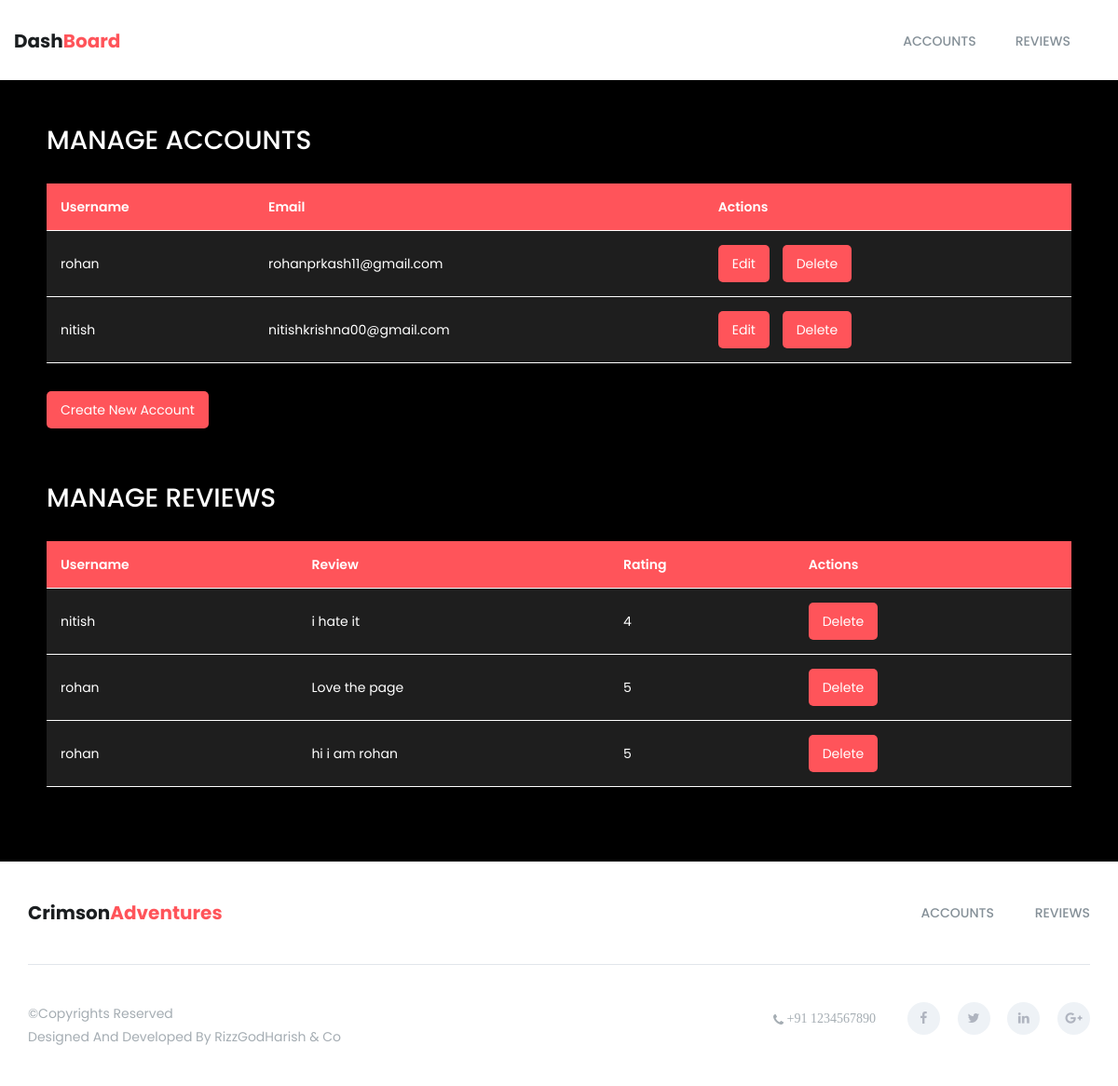
The app's page /admin_dashboard (signed in) with its own data.
### tables this page shows
CREATE TABLE user (
                            id INTEGER PRIMARY KEY AUTOINCREMENT,
                            username TEXT UNIQUE NOT NULL,
                            email TEXT UNIQUE NOT NULL,
                            password TEXT NOT NULL
                        );

CREATE TABLE reviews (
                            id INTEGER PRIMARY KEY AUTOINCREMENT,
                            user_id INTEGER,
                            username TEXT,
                            rating INTEGER NOT NULL,
                            review_text TEXT,
                            created_at DATETIME DEFAULT CURRENT_TIMESTAMP,
                            FOREIGN KEY (user_id) REFERENCES user (id)
                        );

### app.py (the view)
@app.route('/admin_dashboard')
def admin_dashboard():
    if 'loggedin' in session:
        conn = get_db_connection()
        accounts = conn.execute('SELECT id, username, email FROM user').fetchall()
        reviews = conn.execute('SELECT id, username, review_text, rating FROM reviews').fetchall()
        conn.close()
        return render_template('admin_dashboard.html', accounts=accounts, reviews=reviews)
    else:
        flash('You need to log in as an admin to view this page.', 'danger')
        return redirect(url_for('login'))

### app.py (called while the page is built)
def get_db_connection():
    conn = sqlite3.connect('tourism_website.db')
    conn.row_factory = sqlite3.Row
    return conn

### templates/admin_dashboard.html (shortened to what this page needs)
<!doctype html>
<html class="no-js" lang="en">
<head>
    <link rel="stylesheet" href="{{ url_for('static', filename='css/font-awesome.min.css') }}">
    <link rel="stylesheet" href="{{ url_for('static', filename='css/linearicons.css') }}">
    <link rel="stylesheet" href="{{ url_for('static', filename='css/animate.css') }}">
    <link rel="stylesheet" href="{{ url_for('static', filename='css/flaticon.css') }}">
    <link rel="stylesheet" href="{{ url_for('static', filename='css/slick.css') }}">
    <link rel="stylesheet" href="{{ url_for('static', filename='css/slick-theme.css') }}">
    <link rel="stylesheet" href="{{ url_for('static', filename='css/bootstrap.min.css') }}">
    <link rel="stylesheet" href="{{ url_for('static', filename='css/bootsnav.css') }}">
    <link rel="stylesheet" href="{{ url_for('static', filename='css/style.css') }}">
    <link rel="stylesheet" href="{{ url_for('static', filename='css/responsive.css') }}">
</head>
<body>
    <section class="top-area">
        <div class="header-area">
            <nav class="navbar navbar-default bootsnav  navbar-sticky navbar-scrollspy" data-minus-value-desktop="70"
                data-minus-value-mobile="55" data-speed="1000">
                <div class="container">
                    <div class="navbar-header">
                        <a class="navbar-brand" href="index.html">Dash<span>Board</span></a>
                    </div>
                    <div class="collapse navbar-collapse menu-ui-design" id="navbar-menu">
                        <ul class="nav navbar-nav navbar-right" data-in="fadeInDown" data-out="fadeOutUp">
                            <li class="scroll"><a href="#accounts">Accounts</a></li>
                            <li class="scroll"><a href="#reviews">Reviews</a></li>
                        </ul>
                    </div>
                </div>
            </nav>
        </div>
    </section>
    <div class="content-section">
        <h2 id="accounts">Manage Accounts</h2>
        <table>
            <thead>
                <tr>
                    <th>Username</th>
                    <th>Email</th>
                    <th>Actions</th>
                </tr>
            </thead>
            <tbody>
                {% for account in accounts %}
                <tr>
                    <td>{{ account.username }}</td>
                    <td>{{ account.email }}</td>
                    <td>
                        <button class="btn" onclick="openModal('editModal{{ account.id }}')">Edit</button>
                        <button class="btn" onclick="openModal('deleteModal{{ account.id }}')">Delete</button>
                    </td>
                </tr>
                {% endfor %}
            </tbody>
        </table>
        <button class="btn" onclick="openModal('createAccountModal')">Create New Account</button>
        <br><br><br><br>
        <h2 id="reviews">Manage Reviews</h2>
        <table>
            <thead>
                <tr>
                    <th>Username</th>
                    <th>Review</th>
                    <th>Rating</th>
                    <th>Actions</th>
                </tr>
            </thead>
            <tbody>
                {% for review in reviews %}
                <tr>
                    <td>{{ review.username }}</td>
                    <td>{{ review.review_text }}</td>
                    <td>{{ review.rating }}</td>
                    <td>
                        <button class="btn" onclick="openModal('deleteReviewModal{{ review.id }}')">Delete</button>
                    </td>
                </tr>
                {% endfor %}
            </tbody>
        </table>
    </div>
    <footer id="footer" class="footer">
        <div class="container">
            <div class="footer-menu">
                <div class="row">
                    <div class="col-sm-3">
                        <div class="navbar-header">
                            <a class="navbar-brand" href="index.html">Crimson<span>Adventures</span></a>
                        </div>
                    </div>
                    <div class="col-sm-9">
                        <ul class="footer-menu-item">
                            <li class="scroll"><a href="#accounts">Accounts</a></li>
                            <li class="scroll"><a href="#reviews">Reviews</a></li>
                        </ul>
                    </div>
                </div>
            </div>
            <div class="hm-footer-copyright">
                <div class="row">
                    <div class="col-sm-5">
                        <p> &copy;Copyrights Reserved </p>
                        <p>Designed and developed by <a href="">RizzGodHarish & Co</a></p>
                    </div>
                    <div class="col-sm-7">
                        <div class="footer-social">
                            <span><i class="fa fa-phone"> +91 1234567890</i></span>
                            <a href="#"><i class="fa fa-facebook"></i></a>
                            <a href="#"><i class="fa fa-twitter"></i></a>
                            <a href="#"><i class="fa fa-linkedin"></i></a>
                            <a href="#"><i class="fa fa-google-plus"></i></a>
                        </div>
                    </div>
                </div>
            </div>
        </div>
    </footer>
</body>
</html>

### static/css/bootsnav.css (style rules this page uses)
nav.bootsnav .container { position: relative; }
nav.navbar.bootsnav { margin-bottom: 0; -moz-border-radius: 0px; -webkit-border-radius: 0px; -o-border-radius: 0px; border-radius: 0px; background-color: #fff; border: none; border-bottom: solid 1px #e0e0e0; z-index: 9; }
nav.navbar.bootsnav ul.nav > li > a { color: #6f6f6f; background-color: transparent; outline: none; margin-bottom: -2px; }
body { -webkit-transition: all 0.3s ease-in-out; -moz-transition: all 0.3s ease-in-out; -o-transition: all 0.3s ease-in-out; -ms-transition: all 0.3s ease-in-out; transition: all 0.3s ease-in-out; }
.wrap-sticky nav.navbar.bootsnav { position: absolute; width: 100%; left: 0; top: 0; }
@media (min-width: 1024px) { nav.navbar.bootsnav ul.nav > li > a { padding: 30px 15px; font-weight: 600; } }

### static/css/style.css (style rules this page uses)
* { padding: 0; margin: 0; }
* { -webkit-box-sizing:border-box; -moz-box-sizing:border-box; -o-box-sizing:border-box; -ms-box-sizing:border-box; box-sizing:border-box; }
body { font-family: 'Poppins', sans-serif; font-size:14px; color:#a09e9c; text-transform:initial; max-width:1920px; margin:0 auto; overflow-x:hidden; }
a,a:hover,a:active,a:focus { display:inline-block; text-decoration:none; color: #343a3f; font-size:16px; padding:0; font-weight: 500; text-transform: capitalize; }
h1,h2,h3,h4,h5,h6 { margin: 0; color:#343a3f; font-size: 18px; font-weight: 500; text-transform: capitalize; }
p { margin: 0; color:#767f86; font-size:14px; line-height: 1.8; text-transform: initial; }
ul { padding: 0; margin: 0 auto; list-style: none; }
ul li { list-style: none; }
select,input,textarea,button { box-shadow:none;outline:0!important; }
button { background: transparent;border: 0;font-size: 12px; }
html,body { height: 100%; }
nav.navbar.bootsnav { background-color:#fff; border-bottom: transparent; }
.navbar-header a.navbar-brand,.navbar-header a.navbar-brand:hover,.navbar-header a.navbar-brand:focus { display: inline-block; color: #1b1e20; font-size: 20px; font-weight: 700; padding: 34px 0px; text-transform:capitalize; }
.navbar-header a.navbar-brand span { display: inline-block;color:#ff545a;text-transform:capitalize; }
nav.navbar.bootsnav ul.nav > li > a { color: #859098; font-size: 14px; font-weight: 500; text-transform:uppercase; -webkit-transition: 0.3s linear; -moz-transition: 0.3s linear; -ms-transition: 0.3s linear; -o-transition: 0.3s linear; transition: 0.3s linear; }
nav.navbar.bootsnav ul.nav > li > a { padding:34px 21px; }
.menu-ui-design { overflow-y:scroll;height: 350px; }
.footer-menu { padding: 45px 0; }
.footer-menu .navbar-header { padding:0; }
.footer-menu .navbar-header a.navbar-brand,.footer-menu.footer-menu .navbar-header a.navbar-brand:hover,.footer-menu .navbar-header a.navbar-brand:focus { padding:0; height: 0; }
.footer-menu ul.footer-menu-item { text-align: right; }
.footer-menu ul.footer-menu-item li { display: inline-block; }
.footer-menu ul.footer-menu-item li a { color: #859098; font-size: 14px; text-transform: uppercase; padding-left: 40px; -webkit-transition:0.3s linear; -moz-transition:0.3s linear; -o-transition:0.3s linear; transition:0.3s linear; }
.hm-footer-copyright { padding: 40px 0; border-top: 1px solid #e1e5eb; }
.hm-footer-copyright p,.hm-footer-copyright p a { color: #a5adb3; font-size: 14px; font-weight: 400; text-transform: capitalize; }
.footer-social { text-align: right; }
.footer-social .fa-phone:before { position: relative; top: 2px; }
.footer-social a ,.footer-social span { display: inline-block; color: #afb4bf; font-size: 14px; margin-left: 15px; -webkit-transition: .3s; -moz-transition:.3s; -ms-transition:.3s; -o-transition:.3s; transition: .3s; }
.footer-social a { width: 35px; height: 35px; line-height: 35px; background: #eef2f6; text-align: center; border-radius: 50%; }
.footer-social span { margin-right:15px;margin-left: 0;color: #a5adb3; }

### records on screen
user: username "rohan", email "rohanprkash11@gmail.com"
user: username "nitish", email "nitishkrishna00@gmail.com"
reviews: username "nitish", review_text "i hate it", rating "4"
reviews: username "rohan", review_text "Love the page", rating "5"
reviews: username "rohan", review_text "hi i am rohan", rating "5"
